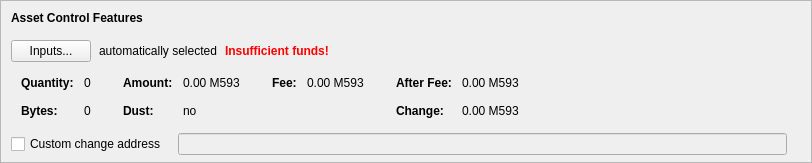
      <widget class="QFrame" name="frameAssetControl">
       <property name="sizePolicy">
        <sizepolicy hsizetype="Expanding" vsizetype="Fixed">
         <horstretch>0</horstretch>
         <verstretch>0</verstretch>
        </sizepolicy>
       </property>
       <property name="maximumSize">
        <size>
         <width>16777215</width>
         <height>16777215</height>
        </size>
       </property>
       <property name="frameShape">
        <enum>QFrame::StyledPanel</enum>
       </property>
       <property name="frameShadow">
        <enum>QFrame::Sunken</enum>
       </property>
       <layout class="QVBoxLayout" name="verticalLayoutAssetControl2">
        <property name="spacing">
         <number>0</number>
        </property>
        <property name="leftMargin">
         <number>0</number>
        </property>
        <property name="topMargin">
         <number>0</number>
        </property>
        <property name="rightMargin">
         <number>0</number>
        </property>
        <property name="bottomMargin">
         <number>6</number>
        </property>
        <item>
         <layout class="QVBoxLayout" name="verticalLayoutAssetControl" stretch="0,0,0,0,1">
          <property name="spacing">
           <number>0</number>
          </property>
          <property name="leftMargin">
           <number>10</number>
          </property>
          <property name="topMargin">
           <number>10</number>
          </property>
          <item>
           <layout class="QHBoxLayout" name="horizontalLayoutAssetControl1">
            <property name="bottomMargin">
             <number>15</number>
            </property>
            <item>
             <widget class="QLabel" name="labelAssetControlFeatures">
              <property name="sizePolicy">
               <sizepolicy hsizetype="Preferred" vsizetype="Maximum">
                <horstretch>0</horstretch>
                <verstretch>0</verstretch>
               </sizepolicy>
              </property>
              <property name="font">
               <font>
                <weight>75</weight>
                <bold>true</bold>
               </font>
              </property>
              <property name="styleSheet">
               <string notr="true">font-weight:bold;</string>
              </property>
              <property name="text">
               <string>Asset Control Features</string>
              </property>
             </widget>
            </item>
           </layout>
          </item>
          <item>
           <layout class="QHBoxLayout" name="horizontalLayoutAssetControl2" stretch="0,0,0,0">
            <property name="spacing">
             <number>8</number>
            </property>
            <property name="bottomMargin">
             <number>10</number>
            </property>
            <item>
             <widget class="QPushButton" name="pushButtonAssetControl">
              <property name="styleSheet">
               <string notr="true"/>
              </property>
              <property name="text">
               <string>Inputs...</string>
              </property>
              <property name="autoDefault">
               <bool>false</bool>
              </property>
             </widget>
            </item>
            <item>
             <widget class="QLabel" name="labelAssetControlAutomaticallySelected">
              <property name="text">
               <string>automatically selected</string>
              </property>
              <property name="margin">
               <number>5</number>
              </property>
             </widget>
            </item>
            <item>
             <widget class="QLabel" name="labelAssetControlInsuffFunds">
              <property name="font">
               <font>
                <weight>75</weight>
                <bold>true</bold>
               </font>
              </property>
              <property name="styleSheet">
               <string notr="true">color:red;font-weight:bold;</string>
              </property>
              <property name="text">
               <string>Insufficient funds!</string>
              </property>
              <property name="margin">
               <number>5</number>
              </property>
             </widget>
            </item>
            <item>
             <spacer name="horizontalSpacerAssetControl">
              <property name="orientation">
               <enum>Qt::Horizontal</enum>
              </property>
              <property name="sizeHint" stdset="0">
               <size>
                <width>40</width>
                <height>1</height>
               </size>
              </property>
             </spacer>
            </item>
           </layout>
          </item>
          <item>
           <widget class="QWidget" name="widgetAssetControl" native="true">
            <property name="sizePolicy">
             <sizepolicy hsizetype="Preferred" vsizetype="Preferred">
              <horstretch>0</horstretch>
              <verstretch>0</verstretch>
             </sizepolicy>
            </property>
            <property name="minimumSize">
             <size>
              <width>0</width>
              <height>0</height>
             </size>
            </property>
            <property name="styleSheet">
             <string notr="true"/>
            </property>
            <layout class="QHBoxLayout" name="horizontalLayoutAssetControl5">
             <property name="leftMargin">
              <number>0</number>
             </property>
             <property name="topMargin">
              <number>0</number>
             </property>
             <property name="rightMargin">
              <number>0</number>
             </property>
             <property name="bottomMargin">
              <number>0</number>
             </property>
             <item>
              <layout class="QHBoxLayout" name="horizontalLayoutAssetControl3" stretch="0,0,0,1">
               <property name="spacing">
                <number>20</number>
               </property>
               <property name="topMargin">
                <number>0</number>
               </property>
               <property name="bottomMargin">
                <number>10</number>
               </property>
               <item>
                <layout class="QFormLayout" name="formLayoutAssetControl1">
                 <property name="horizontalSpacing">
                  <number>10</number>
                 </property>
                 <property name="verticalSpacing">
                  <number>14</number>
                 </property>
                 <property name="leftMargin">
                  <number>10</number>
                 </property>
                 <property name="topMargin">
                  <number>4</number>
                 </property>
                 <property name="rightMargin">
                  <number>6</number>
                 </property>
                 <item row="0" column="0">
                  <widget class="QLabel" name="labelAssetControlQuantityText">
                   <property name="font">
                    <font>
                     <weight>75</weight>
                     <bold>true</bold>
                    </font>
                   </property>
                   <property name="text">
                    <string>Quantity:</string>
                   </property>
                   <property name="margin">
                    <number>0</number>
                   </property>
                  </widget>
                 </item>
                 <item row="0" column="1">
                  <widget class="QLabel" name="labelAssetControlQuantity">
                   <property name="cursor">
                    <cursorShape>IBeamCursor</cursorShape>
                   </property>
                   <property name="contextMenuPolicy">
                    <enum>Qt::ActionsContextMenu</enum>
                   </property>
                   <property name="text">
                    <string notr="true">0</string>
                   </property>
                   <property name="margin">
                    <number>0</number>
                   </property>
                   <property name="textInteractionFlags">
                    <set>Qt::LinksAccessibleByMouse|Qt::TextSelectableByKeyboard|Qt::TextSelectableByMouse</set>
                   </property>
                  </widget>
                 </item>
                 <item row="1" column="0">
                  <widget class="QLabel" name="labelAssetControlBytesText">
                   <property name="font">
                    <font>
                     <weight>75</weight>
                     <bold>true</bold>
                    </font>
                   </property>
                   <property name="text">
                    <string>Bytes:</string>
                   </property>
                  </widget>
                 </item>
                 <item row="1" column="1">
                  <widget class="QLabel" name="labelAssetControlBytes">
                   <property name="cursor">
                    <cursorShape>IBeamCursor</cursorShape>
                   </property>
                   <property name="contextMenuPolicy">
                    <enum>Qt::ActionsContextMenu</enum>
                   </property>
                   <property name="text">
                    <string notr="true">0</string>
                   </property>
                   <property name="textInteractionFlags">
                    <set>Qt::LinksAccessibleByMouse|Qt::TextSelectableByKeyboard|Qt::TextSelectableByMouse</set>
                   </property>
                  </widget>
                 </item>
                </layout>
               </item>
               <item>
                <layout class="QFormLayout" name="formLayoutAssetControl2">
                 <property name="horizontalSpacing">
                  <number>10</number>
                 </property>
                 <property name="verticalSpacing">
                  <number>14</number>
                 </property>
                 <property name="leftMargin">
                  <number>6</number>
                 </property>
                 <property name="topMargin">
                  <number>4</number>
                 </property>
                 <property name="rightMargin">
                  <number>6</number>
                 </property>
                 <item row="0" column="0">
                  <widget class="QLabel" name="labelAssetControlAmountText">
                   <property name="font">
                    <font>
                     <weight>75</weight>
                     <bold>true</bold>
                    </font>
                   </property>
                   <property name="text">
                    <string>Amount:</string>
                   </property>
                   <property name="margin">
                    <number>0</number>
                   </property>
                  </widget>
                 </item>
                 <item row="0" column="1">
                  <widget class="QLabel" name="labelAssetControlAmount">
                   <property name="cursor">
                    <cursorShape>IBeamCursor</cursorShape>
                   </property>
                   <property name="contextMenuPolicy">
                    <enum>Qt::ActionsContextMenu</enum>
                   </property>
                   <property name="text">
                    <string notr="true">0.00 M593</string>
                   </property>
                   <property name="textInteractionFlags">
                    <set>Qt::LinksAccessibleByMouse|Qt::TextSelectableByKeyboard|Qt::TextSelectableByMouse</set>
                   </property>
                  </widget>
                 </item>
                 <item row="1" column="0">
                  <widget class="QLabel" name="labelAssetControlLowOutputText">
                   <property name="font">
                    <font>
                     <weight>75</weight>
                     <bold>true</bold>
                    </font>
                   </property>
                   <property name="text">
                    <string>Dust:</string>
                   </property>
                  </widget>
                 </item>
                 <item row="1" column="1">
                  <widget class="QLabel" name="labelAssetControlLowOutput">
                   <property name="cursor">
                    <cursorShape>IBeamCursor</cursorShape>
                   </property>
                   <property name="contextMenuPolicy">
                    <enum>Qt::ActionsContextMenu</enum>
                   </property>
                   <property name="text">
                    <string notr="true">no</string>
                   </property>
                   <property name="textInteractionFlags">
                    <set>Qt::LinksAccessibleByMouse|Qt::TextSelectableByKeyboard|Qt::TextSelectableByMouse</set>
                   </property>
                  </widget>
                 </item>
                </layout>
               </item>
               <item>
                <layout class="QFormLayout" name="formLayoutAssetControl3">
                 <property name="horizontalSpacing">
                  <number>10</number>
                 </property>
                 <property name="verticalSpacing">
                  <number>14</number>
                 </property>
                 <property name="leftMargin">
                  <number>6</number>
                 </property>
                 <property name="topMargin">
                  <number>4</number>
                 </property>
                 <property name="rightMargin">
                  <number>6</number>
                 </property>
                 <item row="0" column="0">
                  <widget class="QLabel" name="labelAssetControlFeeText">
                   <property name="font">
                    <font>
                     <weight>75</weight>
                     <bold>true</bold>
                    </font>
                   </property>
                   <property name="text">
                    <string>Fee:</string>
                   </property>
                   <property name="margin">
                    <number>0</number>
                   </property>
                  </widget>
                 </item>
                 <item row="0" column="1">
                  <widget class="QLabel" name="labelAssetControlFee">
                   <property name="cursor">
                    <cursorShape>IBeamCursor</cursorShape>
                   </property>
                   <property name="contextMenuPolicy">
                    <enum>Qt::ActionsContextMenu</enum>
                   </property>
                   <property name="text">
                    <string notr="true">0.00 M593</string>
                   </property>
                   <property name="textInteractionFlags">
                    <set>Qt::LinksAccessibleByMouse|Qt::TextSelectableByKeyboard|Qt::TextSelectableByMouse</set>
                   </property>
                  </widget>
                 </item>
                </layout>
               </item>
               <item>
                <layout class="QFormLayout" name="formLayoutAssetControl4">
                 <property name="horizontalSpacing">
                  <number>10</number>
                 </property>
                 <property name="verticalSpacing">
                  <number>14</number>
                 </property>
                 <property name="leftMargin">
                  <number>6</number>
                 </property>
                 <property name="topMargin">
                  <number>4</number>
                 </property>
                 <property name="rightMargin">
                  <number>6</number>
                 </property>
                 <item row="0" column="0">
                  <widget class="QLabel" name="labelAssetControlAfterFeeText">
                   <property name="font">
                    <font>
                     <weight>75</weight>
                     <bold>true</bold>
                    </font>
                   </property>
                   <property name="text">
                    <string>After Fee:</string>
                   </property>
                   <property name="margin">
                    <number>0</number>
                   </property>
                  </widget>
                 </item>
                 <item row="0" column="1">
                  <widget class="QLabel" name="labelAssetControlAfterFee">
                   <property name="cursor">
                    <cursorShape>IBeamCursor</cursorShape>
                   </property>
                   <property name="contextMenuPolicy">
                    <enum>Qt::ActionsContextMenu</enum>
                   </property>
                   <property name="text">
                    <string notr="true">0.00 M593</string>
                   </property>
                   <property name="textInteractionFlags">
                    <set>Qt::LinksAccessibleByMouse|Qt::TextSelectableByKeyboard|Qt::TextSelectableByMouse</set>
                   </property>
                  </widget>
                 </item>
                 <item row="1" column="0">
                  <widget class="QLabel" name="labelAssetControlChangeText">
                   <property name="font">
                    <font>
                     <weight>75</weight>
                     <bold>true</bold>
                    </font>
                   </property>
                   <property name="text">
                    <string>Change:</string>
                   </property>
                  </widget>
                 </item>
                 <item row="1" column="1">
                  <widget class="QLabel" name="labelAssetControlChange">
                   <property name="cursor">
                    <cursorShape>IBeamCursor</cursorShape>
                   </property>
                   <property name="contextMenuPolicy">
                    <enum>Qt::ActionsContextMenu</enum>
                   </property>
                   <property name="text">
                    <string notr="true">0.00 M593</string>
                   </property>
                   <property name="textInteractionFlags">
                    <set>Qt::LinksAccessibleByMouse|Qt::TextSelectableByKeyboard|Qt::TextSelectableByMouse</set>
                   </property>
                  </widget>
                 </item>
                </layout>
               </item>
              </layout>
             </item>
            </layout>
           </widget>
          </item>
          <item>
           <layout class="QHBoxLayout" name="horizontalLayoutAssetControl4" stretch="0,0,0">
            <property name="spacing">
             <number>12</number>
            </property>
            <property name="sizeConstraint">
             <enum>QLayout::SetDefaultConstraint</enum>
            </property>
            <property name="topMargin">
             <number>5</number>
            </property>
            <property name="rightMargin">
             <number>5</number>
            </property>
            <item>
             <widget class="QCheckBox" name="checkBoxAssetControlChange">
              <property name="toolTip">
               <string>If this is activated, but the change address is empty or invalid, change will be sent to a newly generated address.</string>
              </property>
              <property name="text">
               <string>Custom change address</string>
              </property>
             </widget>
            </item>
            <item>
             <widget class="QValidatedLineEdit" name="lineEditAssetControlChange">
              <property name="enabled">
               <bool>false</bool>
              </property>
              <property name="sizePolicy">
               <sizepolicy hsizetype="Expanding" vsizetype="Fixed">
                <horstretch>0</horstretch>
                <verstretch>0</verstretch>
               </sizepolicy>
              </property>
             </widget>
            </item>
            <item>
             <widget class="QLabel" name="labelAssetControlChangeLabel">
              <property name="sizePolicy">
               <sizepolicy hsizetype="Preferred" vsizetype="Expanding">
                <horstretch>0</horstretch>
                <verstretch>0</verstretch>
               </sizepolicy>
              </property>
              <property name="minimumSize">
               <size>
                <width>0</width>
                <height>0</height>
               </size>
              </property>
              <property name="text">
               <string/>
              </property>
              <property name="margin">
               <number>3</number>
              </property>
             </widget>
            </item>
           </layout>
          </item>
          <item>
           <spacer name="verticalSpacerAssetControl">
            <property name="orientation">
             <enum>Qt::Vertical</enum>
            </property>
            <property name="sizeHint" stdset="0">
             <size>
              <width>800</width>
              <height>1</height>
             </size>
            </property>
           </spacer>
          </item>
         </layout>
        </item>
       </layout>
      </widget>
